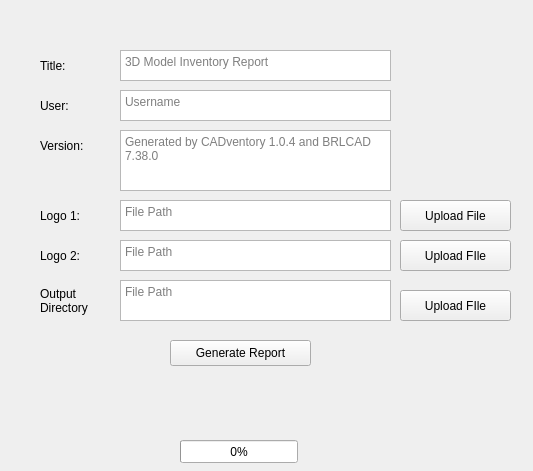
<?xml version="1.0" encoding="UTF-8"?>
<ui version="4.0">
 <class>ReportGenerationWindow</class>
 <widget class="QWidget" name="ReportGenerationWindow">
  <property name="geometry">
   <rect>
    <x>0</x>
    <y>0</y>
    <width>533</width>
    <height>471</height>
   </rect>
  </property>
  <property name="windowTitle">
   <string>Report Generation</string>
  </property>
  <widget class="QTextEdit" name="title_textEdit">
   <property name="geometry">
    <rect>
     <x>120</x>
     <y>50</y>
     <width>271</width>
     <height>31</height>
    </rect>
   </property>
   <property name="autoFillBackground">
    <bool>false</bool>
   </property>
   <property name="placeholderText">
    <string>3D Model Inventory Report</string>
   </property>
  </widget>
  <widget class="QLabel" name="title_label">
   <property name="geometry">
    <rect>
     <x>40</x>
     <y>50</y>
     <width>81</width>
     <height>31</height>
    </rect>
   </property>
   <property name="text">
    <string>Title:</string>
   </property>
  </widget>
  <widget class="QLabel" name="user_label">
   <property name="geometry">
    <rect>
     <x>40</x>
     <y>90</y>
     <width>81</width>
     <height>31</height>
    </rect>
   </property>
   <property name="text">
    <string>User:</string>
   </property>
  </widget>
  <widget class="QTextEdit" name="username_textEdit">
   <property name="geometry">
    <rect>
     <x>120</x>
     <y>90</y>
     <width>271</width>
     <height>31</height>
    </rect>
   </property>
   <property name="autoFillBackground">
    <bool>false</bool>
   </property>
   <property name="placeholderText">
    <string>Username</string>
   </property>
  </widget>
  <widget class="QPushButton" name="logo1_pushButton">
   <property name="geometry">
    <rect>
     <x>400</x>
     <y>200</y>
     <width>111</width>
     <height>31</height>
    </rect>
   </property>
   <property name="text">
    <string>Upload File</string>
   </property>
  </widget>
  <widget class="QTextEdit" name="logo1_textEdit">
   <property name="geometry">
    <rect>
     <x>120</x>
     <y>200</y>
     <width>271</width>
     <height>31</height>
    </rect>
   </property>
   <property name="autoFillBackground">
    <bool>false</bool>
   </property>
   <property name="placeholderText">
    <string>File Path</string>
   </property>
  </widget>
  <widget class="QLabel" name="logo1_label">
   <property name="geometry">
    <rect>
     <x>40</x>
     <y>200</y>
     <width>81</width>
     <height>31</height>
    </rect>
   </property>
   <property name="text">
    <string>Logo 1:</string>
   </property>
  </widget>
  <widget class="QTextEdit" name="logo2_textEdit">
   <property name="geometry">
    <rect>
     <x>120</x>
     <y>240</y>
     <width>271</width>
     <height>31</height>
    </rect>
   </property>
   <property name="autoFillBackground">
    <bool>false</bool>
   </property>
   <property name="placeholderText">
    <string>File Path</string>
   </property>
  </widget>
  <widget class="QLabel" name="logo2_label">
   <property name="geometry">
    <rect>
     <x>40</x>
     <y>240</y>
     <width>81</width>
     <height>31</height>
    </rect>
   </property>
   <property name="text">
    <string>Logo 2:</string>
   </property>
  </widget>
  <widget class="QPushButton" name="logo2_pushButton">
   <property name="geometry">
    <rect>
     <x>400</x>
     <y>240</y>
     <width>111</width>
     <height>31</height>
    </rect>
   </property>
   <property name="text">
    <string>Upload FIle</string>
   </property>
  </widget>
  <widget class="QTextEdit" name="version_textEdit">
   <property name="geometry">
    <rect>
     <x>120</x>
     <y>130</y>
     <width>271</width>
     <height>61</height>
    </rect>
   </property>
   <property name="autoFillBackground">
    <bool>false</bool>
   </property>
   <property name="placeholderText">
    <string>Generated by CADventory 1.0.4 and BRLCAD 7.38.0</string>
   </property>
  </widget>
  <widget class="QLabel" name="version_label">
   <property name="geometry">
    <rect>
     <x>40</x>
     <y>130</y>
     <width>81</width>
     <height>31</height>
    </rect>
   </property>
   <property name="text">
    <string>Version:</string>
   </property>
  </widget>
  <widget class="QPushButton" name="generateReport_pushButton">
   <property name="geometry">
    <rect>
     <x>170</x>
     <y>340</y>
     <width>141</width>
     <height>26</height>
    </rect>
   </property>
   <property name="text">
    <string>Generate Report</string>
   </property>
  </widget>
  <widget class="QPushButton" name="outputDirectory_pushButton">
   <property name="geometry">
    <rect>
     <x>400</x>
     <y>290</y>
     <width>111</width>
     <height>31</height>
    </rect>
   </property>
   <property name="text">
    <string>Upload FIle</string>
   </property>
  </widget>
  <widget class="QTextEdit" name="outputDirectory_textEdit">
   <property name="geometry">
    <rect>
     <x>120</x>
     <y>280</y>
     <width>271</width>
     <height>41</height>
    </rect>
   </property>
   <property name="autoFillBackground">
    <bool>false</bool>
   </property>
   <property name="placeholderText">
    <string>File Path</string>
   </property>
  </widget>
  <widget class="QLabel" name="outputDirectory_label">
   <property name="geometry">
    <rect>
     <x>40</x>
     <y>280</y>
     <width>81</width>
     <height>41</height>
    </rect>
   </property>
   <property name="text">
    <string>Output Directory</string>
   </property>
   <property name="wordWrap">
    <bool>true</bool>
   </property>
  </widget>
  <widget class="QLabel" name="fileInProcess_label">
   <property name="geometry">
    <rect>
     <x>200</x>
     <y>410</y>
     <width>66</width>
     <height>18</height>
    </rect>
   </property>
   <property name="text">
    <string/>
   </property>
  </widget>
  <widget class="QProgressBar" name="progressBar">
   <property name="geometry">
    <rect>
     <x>180</x>
     <y>440</y>
     <width>118</width>
     <height>23</height>
    </rect>
   </property>
   <property name="value">
    <number>0</number>
   </property>
   <property name="textVisible">
    <bool>true</bool>
   </property>
  </widget>
 </widget>
 <resources/>
 <connections/>
</ui>
